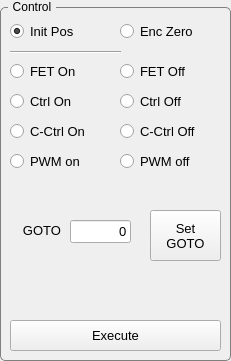
  <widget class="QGroupBox" name="groupBox">
   <property name="geometry">
    <rect>
     <x>520</x>
     <y>330</y>
     <width>231</width>
     <height>361</height>
    </rect>
   </property>
   <property name="styleSheet">
    <string notr="true">QGroupBox {
    border: 1px solid gray;
    border-radius: 5px;
    margin-top: 7px;
}

QGroupBox::title {
    subcontrol-origin: margin;
    left: 8px;
    padding: 0 3px 0 3px;
}

</string>
   </property>
   <property name="title">
    <string>Control</string>
   </property>
   <widget class="QPushButton" name="BTN_EXECUTE_COMMAND">
    <property name="geometry">
     <rect>
      <x>10</x>
      <y>320</y>
      <width>211</width>
      <height>31</height>
     </rect>
    </property>
    <property name="font">
     <font>
      <pointsize>10</pointsize>
     </font>
    </property>
    <property name="text">
     <string>Execute</string>
    </property>
   </widget>
   <widget class="QRadioButton" name="RB_INIT_POS">
    <property name="geometry">
     <rect>
      <x>10</x>
      <y>20</y>
      <width>91</width>
      <height>22</height>
     </rect>
    </property>
    <property name="font">
     <font>
      <pointsize>10</pointsize>
     </font>
    </property>
    <property name="text">
     <string>Init Pos</string>
    </property>
    <property name="checked">
     <bool>true</bool>
    </property>
   </widget>
   <widget class="QRadioButton" name="RB_ENC_ZERO">
    <property name="geometry">
     <rect>
      <x>120</x>
      <y>20</y>
      <width>91</width>
      <height>22</height>
     </rect>
    </property>
    <property name="font">
     <font>
      <pointsize>10</pointsize>
     </font>
    </property>
    <property name="text">
     <string>Enc Zero</string>
    </property>
   </widget>
   <widget class="QRadioButton" name="RB_FET_OFF">
    <property name="geometry">
     <rect>
      <x>120</x>
      <y>60</y>
      <width>91</width>
      <height>22</height>
     </rect>
    </property>
    <property name="font">
     <font>
      <pointsize>10</pointsize>
     </font>
    </property>
    <property name="text">
     <string>FET Off</string>
    </property>
   </widget>
   <widget class="QRadioButton" name="RB_FET_ON">
    <property name="geometry">
     <rect>
      <x>10</x>
      <y>60</y>
      <width>91</width>
      <height>22</height>
     </rect>
    </property>
    <property name="font">
     <font>
      <pointsize>10</pointsize>
     </font>
    </property>
    <property name="text">
     <string>FET On</string>
    </property>
   </widget>
   <widget class="QRadioButton" name="RB_CTRL_OFF">
    <property name="geometry">
     <rect>
      <x>120</x>
      <y>90</y>
      <width>91</width>
      <height>22</height>
     </rect>
    </property>
    <property name="font">
     <font>
      <pointsize>10</pointsize>
     </font>
    </property>
    <property name="text">
     <string>Ctrl Off</string>
    </property>
   </widget>
   <widget class="QRadioButton" name="RB_CTRL_ON">
    <property name="geometry">
     <rect>
      <x>10</x>
      <y>90</y>
      <width>91</width>
      <height>22</height>
     </rect>
    </property>
    <property name="font">
     <font>
      <pointsize>10</pointsize>
     </font>
    </property>
    <property name="text">
     <string>Ctrl On</string>
    </property>
   </widget>
   <widget class="Line" name="line_3">
    <property name="geometry">
     <rect>
      <x>10</x>
      <y>44</y>
      <width>111</width>
      <height>16</height>
     </rect>
    </property>
    <property name="orientation">
     <enum>Qt::Horizontal</enum>
    </property>
   </widget>
   <widget class="QRadioButton" name="RB_CTRL_ON_CURRENT">
    <property name="geometry">
     <rect>
      <x>10</x>
      <y>120</y>
      <width>91</width>
      <height>22</height>
     </rect>
    </property>
    <property name="font">
     <font>
      <pointsize>10</pointsize>
     </font>
    </property>
    <property name="text">
     <string>C-Ctrl On</string>
    </property>
   </widget>
   <widget class="QRadioButton" name="RB_CTRL_OFF_CURRENT">
    <property name="geometry">
     <rect>
      <x>120</x>
      <y>120</y>
      <width>91</width>
      <height>22</height>
     </rect>
    </property>
    <property name="font">
     <font>
      <pointsize>10</pointsize>
     </font>
    </property>
    <property name="text">
     <string>C-Ctrl Off</string>
    </property>
   </widget>
   <widget class="QRadioButton" name="RB_CTRL_OFF_PWM">
    <property name="geometry">
     <rect>
      <x>120</x>
      <y>150</y>
      <width>91</width>
      <height>22</height>
     </rect>
    </property>
    <property name="font">
     <font>
      <pointsize>10</pointsize>
     </font>
    </property>
    <property name="text">
     <string>PWM off</string>
    </property>
   </widget>
   <widget class="QRadioButton" name="RB_CTRL_ON_PWM">
    <property name="geometry">
     <rect>
      <x>10</x>
      <y>150</y>
      <width>91</width>
      <height>22</height>
     </rect>
    </property>
    <property name="font">
     <font>
      <pointsize>10</pointsize>
     </font>
    </property>
    <property name="text">
     <string>PWM on</string>
    </property>
   </widget>
   <widget class="QLabel" name="label_14">
    <property name="geometry">
     <rect>
      <x>0</x>
      <y>220</y>
      <width>61</width>
      <height>21</height>
     </rect>
    </property>
    <property name="font">
     <font>
      <pointsize>10</pointsize>
     </font>
    </property>
    <property name="text">
     <string>GOTO</string>
    </property>
    <property name="alignment">
     <set>Qt::AlignRight|Qt::AlignTrailing|Qt::AlignVCenter</set>
    </property>
   </widget>
   <widget class="QPushButton" name="BTN_COCOA_INTERNAL_POSITION_GOTO_clicked">
    <property name="geometry">
     <rect>
      <x>150</x>
      <y>210</y>
      <width>71</width>
      <height>51</height>
     </rect>
    </property>
    <property name="font">
     <font>
      <pointsize>10</pointsize>
     </font>
    </property>
    <property name="text">
     <string>Set
GOTO</string>
    </property>
   </widget>
   <widget class="QLineEdit" name="LE_GOTO_REF">
    <property name="geometry">
     <rect>
      <x>70</x>
      <y>220</y>
      <width>61</width>
      <height>23</height>
     </rect>
    </property>
    <property name="font">
     <font>
      <pointsize>10</pointsize>
     </font>
    </property>
    <property name="text">
     <string>0</string>
    </property>
    <property name="alignment">
     <set>Qt::AlignRight|Qt::AlignTrailing|Qt::AlignVCenter</set>
    </property>
   </widget>
  </widget>
